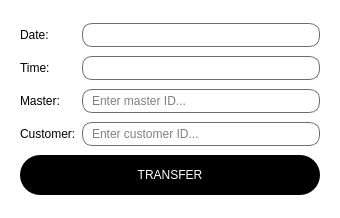
<?xml version="1.0" encoding="UTF-8"?>
<ui version="4.0">
 <class>QuesForTime</class>
 <widget class="QWidget" name="QuesForTime">
  <property name="geometry">
   <rect>
    <x>0</x>
    <y>0</y>
    <width>340</width>
    <height>218</height>
   </rect>
  </property>
  <property name="windowTitle">
   <string>Form</string>
  </property>
  <property name="styleSheet">
   <string notr="true">QWidget
{
background-color: rgb(255, 255, 255);
color: rgb(0, 0, 0);
}
QTableView {
	font: 9pt &quot;Century Gothic&quot;;
    border: 3px solid black;
    border-radius: 10px;
    background-color: #f0f0f0;  /* Фон заокругленого віджета */
    selection-background-color: #a6a6a6;  /* Колір виділення */
}
/* Імена стовбців */
QHeaderView::section {
    background-color: #404040;  /* Колір фону */
    color: white;  /* Колір тексту */
    padding: 4px;
    border: 1px solid #303030;  /* Границі */
}

/* Номерація рядків */
QTableView QTableCornerButton::section {
    background-color: #404040;  /* Колір фону */
    color: white;  /* Колір тексту */
    border: 1px solid #303030;  /* Границі */
}


QTableView::item:hover {
    border: 2px solid #505050;  /* Колір границі при наведенні */
}

QTableView::item:selected {
    border: 2px solid #303030;  /* Колір границі при виділенні */
}
QLineEdit {
font: 12pt &quot;Candara&quot;;
                 background-color: white;
                 color: black;
                 border: 1px solid rgb(110, 110, 110);
              border-radius: 10px;
                 padding: 3px 7px;
             }

             QLineEdit:focus {
                 border: 2px solid rgb(90, 90, 90);
            }
QPushButton
{
	font: 12pt &quot;Candara&quot;;
	background-color: rgb(0, 0, 0);
	color: rgb(255, 255, 255);
border-radius: 20px;
box-shadow: 0 0 20px 10px rgb(240, 158, 255);
width: 50px;
  height: 40px;
}
QPushButton:hover {
               border: 2px solid rgb(200, 200, 200);
            }
QPushButton:pressed {
             background-color: rgb(255, 255, 255);
	        color: rgb(0, 0, 0);
            }
QLabel{font: 12pt &quot;Candara&quot;;}</string>
  </property>
  <layout class="QGridLayout" name="gridLayout">
   <item row="0" column="0">
    <widget class="QStackedWidget" name="questionStckW">
     <property name="currentIndex">
      <number>1</number>
     </property>
     <widget class="QWidget" name="questionPage">
      <layout class="QGridLayout" name="gridLayout_3">
       <item row="0" column="0" colspan="2">
        <widget class="QLabel" name="questionLb">
         <property name="text">
          <string>Do you want transfer to work time or delete?</string>
         </property>
         <property name="alignment">
          <set>Qt::AlignCenter</set>
         </property>
        </widget>
       </item>
       <item row="1" column="0">
        <widget class="QPushButton" name="choisTransPb">
         <property name="text">
          <string>TRANSFER</string>
         </property>
        </widget>
       </item>
       <item row="1" column="1">
        <widget class="QPushButton" name="deletePb">
         <property name="text">
          <string>DELETE</string>
         </property>
        </widget>
       </item>
      </layout>
     </widget>
     <widget class="QWidget" name="transferPage">
      <layout class="QGridLayout" name="gridLayout_2">
       <item row="3" column="0">
        <widget class="QLabel" name="masterLb">
         <property name="text">
          <string>Master:</string>
         </property>
        </widget>
       </item>
       <item row="3" column="1">
        <widget class="QLineEdit" name="masterLE">
         <property name="placeholderText">
          <string>Enter master ID...</string>
         </property>
        </widget>
       </item>
       <item row="1" column="0">
        <widget class="QLabel" name="timeLb">
         <property name="text">
          <string>Time:</string>
         </property>
        </widget>
       </item>
       <item row="1" column="1">
        <widget class="QLineEdit" name="timeLE"/>
       </item>
       <item row="0" column="1">
        <widget class="QLineEdit" name="dateLE"/>
       </item>
       <item row="0" column="0">
        <widget class="QLabel" name="dateLb">
         <property name="text">
          <string>Date:</string>
         </property>
        </widget>
       </item>
       <item row="4" column="0">
        <widget class="QLabel" name="customerLb">
         <property name="text">
          <string>Customer:</string>
         </property>
        </widget>
       </item>
       <item row="4" column="1">
        <widget class="QLineEdit" name="customerLE">
         <property name="placeholderText">
          <string>Enter customer ID...</string>
         </property>
        </widget>
       </item>
       <item row="5" column="0" colspan="2">
        <widget class="QPushButton" name="transferPb">
         <property name="text">
          <string>TRANSFER</string>
         </property>
        </widget>
       </item>
      </layout>
     </widget>
    </widget>
   </item>
  </layout>
 </widget>
 <resources/>
 <connections/>
</ui>
